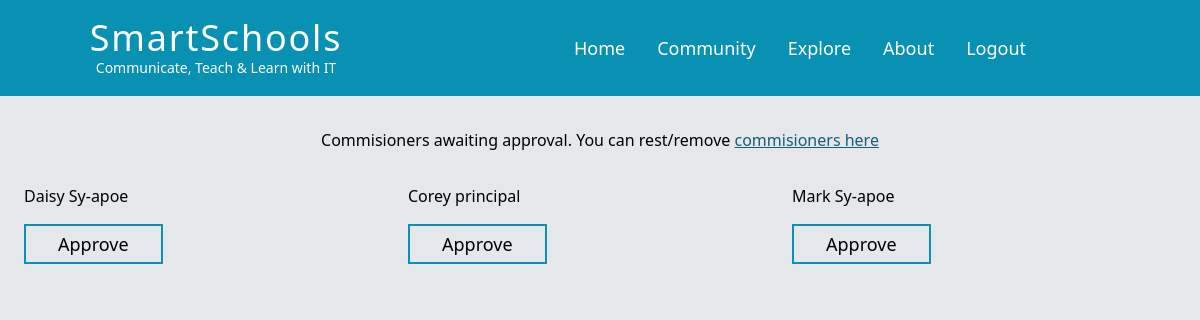
Before: /manage-comissioners/ (signed in) with the older database file.
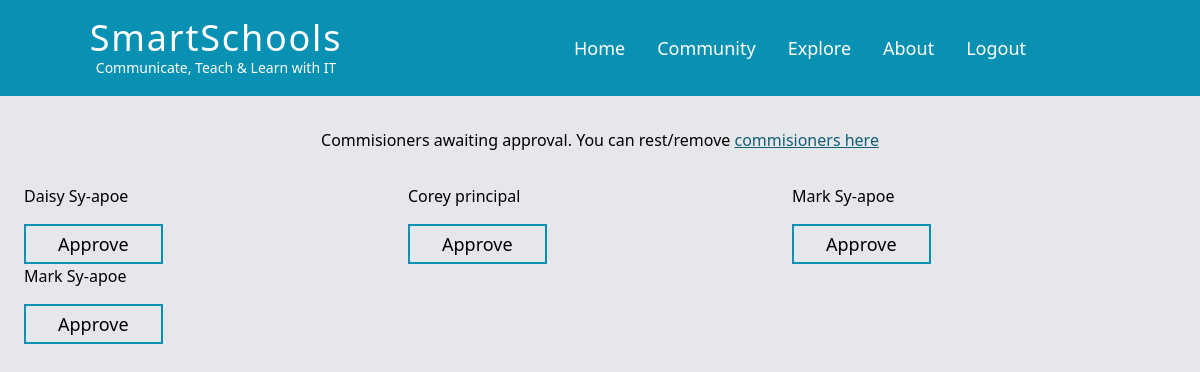
After: the same page with the newer database file.
### account/models.py (models this page shows, shortened)
class Account(AbstractBaseUser):
	email 			= models.EmailField(verbose_name="email", max_length=60, unique=True)
	first_name 		= models.CharField(max_length=30, null=True)
	last_name 		= models.CharField(max_length=30, null=True)
	username 		= models.CharField(max_length=30, unique=True)
	date_joined 	= models.DateTimeField(verbose_name="date joined", auto_now_add=True)
	last_login 		= models.DateTimeField(verbose_name="last_login", auto_now=True)
	is_admin 		= models.BooleanField(default=False)
	is_active 		= models.BooleanField(default=True)
	is_staff 		= models.BooleanField(default=False)
	is_superuser 	= models.BooleanField(default=False)
	is_confirmed		= models.BooleanField(default=False)
	is_approved = models.BooleanField(default=False)
	accounttype = models.CharField(max_length=30, choices=ACC_TYPE)
	objects = MyAccountManager()
	USERNAME_FIELD = 'email'
	REQUIRED_FIELDS = ['username', 'first_name', 'last_name']

### account/views.py (the view)
# urls.py: path('manage-comissioners/', views.managecommissioner, name='manage-comissioners'),
def managecommissioner(request):
    user = request.user
    context ={}
    if user.is_authenticated:
        if user.accounttype == 'ministerOE':
            commissioners = Account.objects.filter(is_confirmed=False)
            context["toapprove"] = commissioners
        else:
            return redirect("index")
    else:
        return redirect("index")
    return render(request, "manage_comm.html", context)

### templates/manage_comm.html
{% extends 'base.html' %}
{% block content %}
<p class="text-center">Commisioners awaiting approval. You can rest/remove <span class="underline decoration-cyan-800 text-cyan-800 cursor-pointer">commisioners here</span></p>
<div class="mt-8 grid grid-cols-3">
    {% for comm in toapprove %}
    <div>
        <p>{{comm.first_name}} {{comm.last_name}}</p>
        <button class="border-2 border-cyan-600 px-8 py-1 text-lg hover:bg-cyan-600 hover:text-white mt-4">Approve</button>
    </div>
    {% endfor %}
</div>
{% endblock %}

Changed rows visible on the page:
added Account: first_name "Mark", last_name "Sy-apoe"
